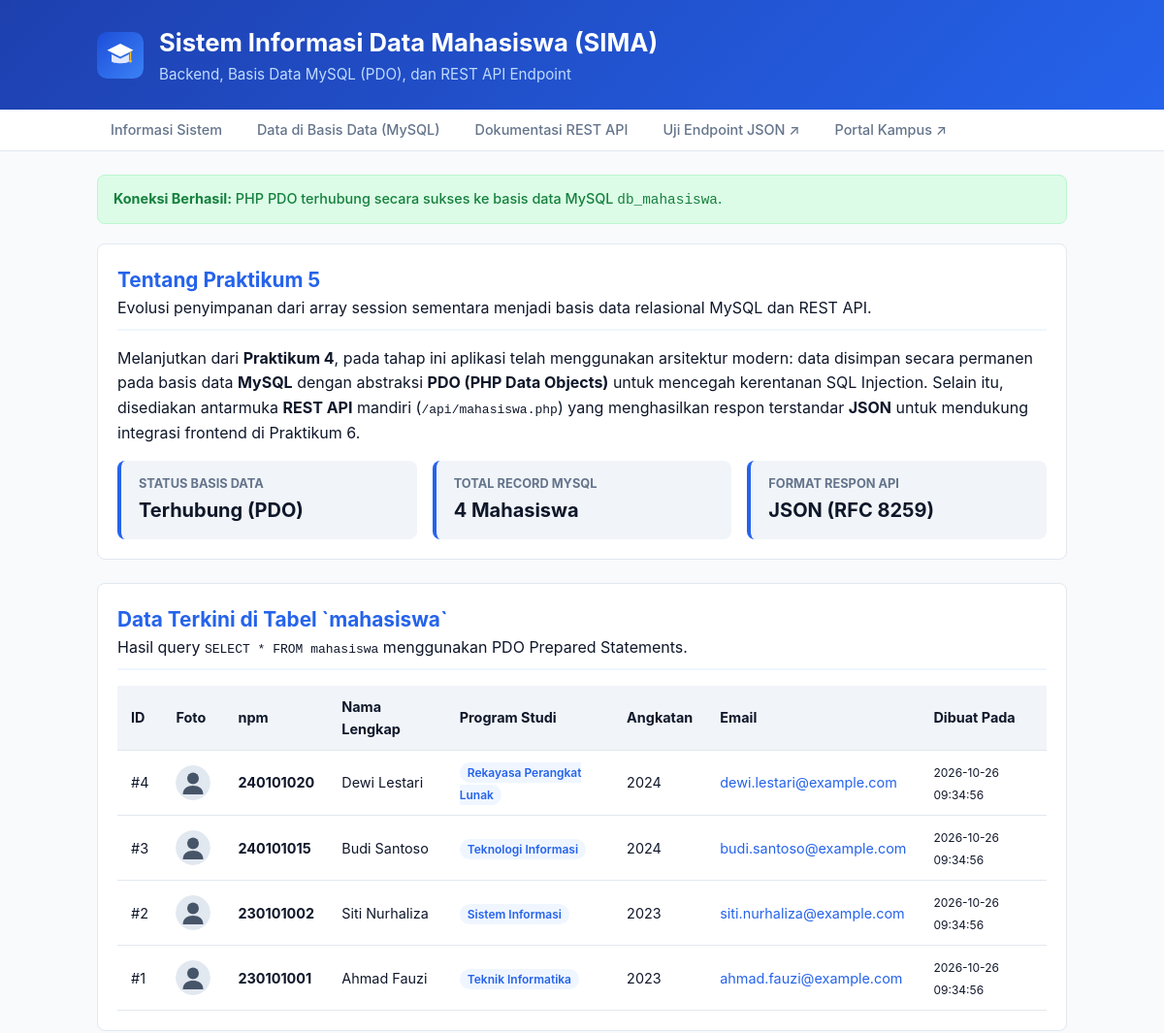
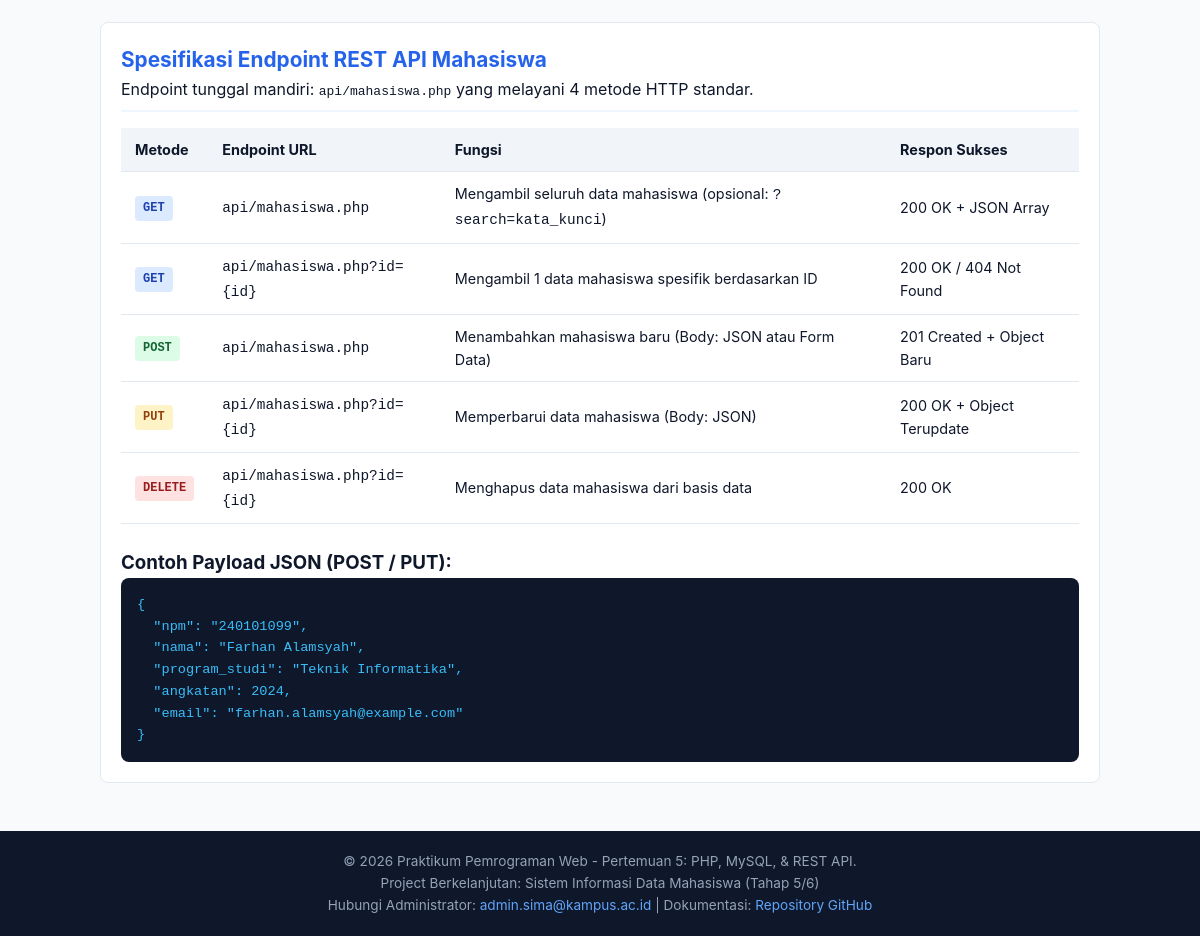
The page / on the database its author committed (2 pictures, top to bottom).
### tables this page shows
CREATE TABLE IF NOT EXISTS mahasiswa (
    id INT AUTO_INCREMENT PRIMARY KEY,
    npm VARCHAR(20) NOT NULL UNIQUE,
    nama VARCHAR(100) NOT NULL,
    program_studi VARCHAR(100) NOT NULL,
    angkatan INT NOT NULL,
    email VARCHAR(100) NOT NULL,
    created_at TIMESTAMP DEFAULT CURRENT_TIMESTAMP,
    updated_at TIMESTAMP DEFAULT CURRENT_TIMESTAMP ON UPDATE CURRENT_TIMESTAMP
);

### index.php (the view, shortened to what this page needs)
<?php
$dbConnected = false;
$errorMessage = '';
$daftar_mahasiswa = [];
try {
    $db = new Database();
    $pdo = $db->getConnection();
    $dbConnected = true;
    $stmt = $pdo->query('SELECT id, npm, nama, program_studi, angkatan, email, created_at FROM mahasiswa ORDER BY id DESC');
    $daftar_mahasiswa = $stmt->fetchAll();
} catch (Exception $e) {
    $errorMessage = $e->getMessage();
}
?>
<!DOCTYPE html>
<html lang="id">
<head>
    <link rel="stylesheet" href="style.css">
</head>
<body>
    <header class="site-header">
        <div class="container header-brand">
            <a href="index.php" class="brand-logo" title="Beranda SIMA">
                <img src="img/logo-sima.svg" alt="Logo Resmi SIMA Kampus" width="48" height="48">
            </a>
            <div>
                <h1>Sistem Informasi Data Mahasiswa (SIMA)</h1>
                <p>Backend, Basis Data MySQL (PDO), dan REST API Endpoint</p>
            </div>
        </div>
    </header>
    <nav class="site-nav">
        <div class="container">
            <ul>
                <li><a href="#informasi">Informasi Sistem</a></li>
                <li><a href="#database-view">Data di Basis Data (MySQL)</a></li>
                <li><a href="#rest-api-doc">Dokumentasi REST API</a></li>
                <li><a href="api/mahasiswa.php" target="_blank" rel="noopener noreferrer">Uji Endpoint JSON &nearr;</a></li>
                <li><a href="https://kampus.ac.id" target="_blank" rel="noopener noreferrer">Portal Kampus &UpperRightArrow;</a></li>
            </ul>
        </div>
    </nav>
    <main>
        <div class="container">
            <?php if (!$dbConnected): ?>
                <div class="alert-box alert-warning">
                    <strong>Peringatan Koneksi Basis Data:</strong> <?= htmlspecialchars($errorMessage) ?><br>
                    <small>Pastikan layanan MySQL (seperti XAMPP / Laragon / MySQL Service) telah aktif dan skrip <code>database.sql</code> telah dieksekusi.</small>
                </div>
            <?php else: ?>
                <div class="alert-box alert-success">
                    <strong>Koneksi Berhasil:</strong> PHP PDO terhubung secara sukses ke basis data MySQL <code>db_mahasiswa</code>.
                </div>
            <?php endif; ?>
            <section id="informasi" class="content-section">
                <div class="section-header">
                    <h2>Tentang Praktikum 5</h2>
                    <p>Evolusi penyimpanan dari array session sementara menjadi basis data relasional MySQL dan REST API.</p>
                </div>
                <p>
                    Melanjutkan dari <strong>Praktikum 4</strong>, pada tahap ini aplikasi telah menggunakan
                    arsitektur modern: data disimpan secara permanen pada basis data <strong>MySQL</strong> dengan
                    abstraksi <strong>PDO (PHP Data Objects)</strong> untuk mencegah kerentanan SQL Injection.
                    Selain itu, disediakan antarmuka <strong>REST API</strong> mandiri (<code>/api/mahasiswa.php</code>)
                    yang menghasilkan respon terstandar <strong>JSON</strong> untuk mendukung integrasi frontend di Praktikum 6.
                </p>
                <div class="info-grid">
                    <article class="info-card">
                        <h3>Status Basis Data</h3>
                        <p class="counter-highlight"><?= $dbConnected ? 'Terhubung (PDO)' : 'Offline' ?></p>
                    </article>
                    <article class="info-card">
                        <h3>Total Record MySQL</h3>
                        <p><?= count($daftar_mahasiswa) ?> Mahasiswa</p>
                    </article>
                    <article class="info-card">
                        <h3>Format Respon API</h3>
                        <p>JSON (RFC 8259)</p>
                    </article>
                </div>
            </section>
            <section id="database-view" class="content-section">
                <div class="section-header">
                    <h2>Data Terkini di Tabel `mahasiswa`</h2>
                    <p>Hasil query <code>SELECT * FROM mahasiswa</code> menggunakan PDO Prepared Statements.</p>
                </div>
                <div class="table-responsive">
                    <table class="data-table">
                        <thead>
                            <tr>
                                <th>ID</th>
                                <th>Foto</th>
                                <th>npm</th>
                                <th>Nama Lengkap</th>
                                <th>Program Studi</th>
                                <th>Angkatan</th>
                                <th>Email</th>
                                <th>Dibuat Pada</th>
                            </tr>
                        </thead>
                        <tbody>
                            <?php if (empty($daftar_mahasiswa)): ?>
                                <tr>
                                    <td colspan="8" style="text-align: center; padding: 24px; color: var(--text-muted);">
                                        Belum ada data pada tabel <code>mahasiswa</code>.
                                    </td>
                                </tr>
                            <?php else: ?>
                                <?php foreach ($daftar_mahasiswa as $mhs): ?>
                                    <tr>
                                        <td>#<?= htmlspecialchars($mhs['id']) ?></td>
                                        <td>
                                            <img src="img/avatar-default.svg" alt="Foto <?= htmlspecialchars($mhs['nama']) ?>" class="avatar-img" width="36" height="36">
                                        </td>
                                        <td><strong><?= htmlspecialchars($mhs['npm']) ?></strong></td>
                                        <td><?= htmlspecialchars($mhs['nama']) ?></td>
                                        <td><span class="badge"><?= htmlspecialchars($mhs['program_studi']) ?></span></td>
                                        <td><?= htmlspecialchars($mhs['angkatan']) ?></td>
                                        <td><a href="mailto:<?= htmlspecialchars($mhs['email']) ?>" class="link-email"><?= htmlspecialchars($mhs['email']) ?></a></td>
                                        <td><small><?= htmlspecialchars($mhs['created_at']) ?></small></td>
                                    </tr>
                                <?php endforeach; ?>
                            <?php endif; ?>
                        </tbody>
                    </table>
                </div>
            </section>
            <section id="rest-api-doc" class="content-section">
                <div class="section-header">
                    <h2>Spesifikasi Endpoint REST API Mahasiswa</h2>
                    <p>Endpoint tunggal mandiri: <code>api/mahasiswa.php</code> yang melayani 4 metode HTTP standar.</p>
                </div>
                <div class="table-responsive">
                    <table class="data-table">
                        <thead>
                            <tr>
                                <th>Metode</th>
                                <th>Endpoint URL</th>
                                <th>Fungsi</th>
                                <th>Respon Sukses</th>
                            </tr>
                        </thead>
                        <tbody>
                            <tr>
                                <td><span class="method-badge method-get">GET</span></td>
                                <td><code>api/mahasiswa.php</code></td>
                                <td>Mengambil seluruh data mahasiswa (opsional: <code>?search=kata_kunci</code>)</td>
                                <td>200 OK + JSON Array</td>
                            </tr>
                            <tr>
                                <td><span class="method-badge method-get">GET</span></td>
                                <td><code>api/mahasiswa.php?id={id}</code></td>
                                <td>Mengambil 1 data mahasiswa spesifik berdasarkan ID</td>
                                <td>200 OK / 404 Not Found</td>
                            </tr>
                            <tr>
                                <td><span class="method-badge method-post">POST</span></td>
                                <td><code>api/mahasiswa.php</code></td>
                                <td>Menambahkan mahasiswa baru (Body: JSON atau Form Data)</td>
                                <td>201 Created + Object Baru</td>
                            </tr>
                            <tr>
                                <td><span class="method-badge method-put">PUT</span></td>
                                <td><code>api/mahasiswa.php?id={id}</code></td>
                                <td>Memperbarui data mahasiswa (Body: JSON)</td>
                                <td>200 OK + Object Terupdate</td>
                            </tr>
                            <tr>
                                <td><span class="method-badge method-delete">DELETE</span></td>
                                <td><code>api/mahasiswa.php?id={id}</code></td>
                                <td>Menghapus data mahasiswa dari basis data</td>
                                <td>200 OK</td>
                            </tr>
                        </tbody>
                    </table>
                </div>
                <div style="margin-top: 24px;">
                    <h3>Contoh Payload JSON (POST / PUT):</h3>
                    <pre class="code-block">{
  "npm": "240101099",
  "nama": "Farhan Alamsyah",
  "program_studi": "Teknik Informatika",
  "angkatan": 2024,
  "email": "farhan.alamsyah@example.com"
}</pre>
                </div>
            </section>
        </div>
    </main>
    <footer class="site-footer">
        <div class="container">
            <p>&copy; <?= date('Y') ?> Praktikum Pemrograman Web - Pertemuan 5: PHP, MySQL, & REST API.</p>
            <p>Project Berkelanjutan: Sistem Informasi Data Mahasiswa (Tahap 5/6)</p>
            <p>
                Hubungi Administrator: <a href="mailto:admin.sima@kampus.ac.id">admin.sima@kampus.ac.id</a> |
                Dokumentasi: <a href="https://github.com" target="_blank" rel="noopener noreferrer">Repository GitHub</a>
            </p>
        </div>
    </footer>
</body>
</html>

### style.css (style rules this page uses)
:root { --primary: #2563eb; --primary-dark: #1d4ed8; --primary-light: #eff6ff; --text-main: #0f172a; --text-muted: #64748b; --bg-body: #f8fafc; --bg-white: #ffffff; --border: #e2e8f0; --radius: 8px; }
*, *::before, *::after { box-sizing: border-box; margin: 0; padding: 0; }
body { font-family: -apple-system, BlinkMacSystemFont, "Segoe UI", Roboto, sans-serif; color: var(--text-main); background-color: var(--bg-body); line-height: 1.6; }
.container { width: 90%; max-width: 1000px; margin: 0 auto; }
.site-header { background: linear-gradient(135deg, #1e40af, #2563eb); color: #ffffff; padding: 24px 0; }
.header-brand { display: flex; align-items: center; gap: 16px; }
.brand-logo img { display: block; border-radius: var(--radius); }
.site-header h1 { font-size: 1.6rem; }
.site-header p { color: #bfdbfe; font-size: 0.95rem; }
.site-nav { background-color: var(--bg-white); border-bottom: 1px solid var(--border); position: sticky; top: 0; z-index: 100; }
.site-nav ul { list-style: none; display: flex; flex-wrap: wrap; gap: 8px; padding: 8px 0; }
.site-nav a { text-decoration: none; color: var(--text-muted); font-weight: 500; font-size: 0.9rem; padding: 6px 14px; border-radius: var(--radius); transition: 0.2s; }
main { padding: 24px 0; }
.content-section { background: var(--bg-white); border: 1px solid var(--border); border-radius: var(--radius); padding: 20px; margin-bottom: 24px; }
.section-header { margin-bottom: 16px; padding-bottom: 8px; border-bottom: 2px solid var(--primary-light); }
.section-header h2 { font-size: 1.3rem; color: var(--primary); }
.info-grid { display: flex; gap: 16px; margin-top: 16px; }
.info-card { flex: 1; background: #f1f5f9; border-left: 4px solid var(--primary); padding: 14px 18px; border-radius: var(--radius); }
.info-card h3 { font-size: 0.8rem; color: var(--text-muted); text-transform: uppercase; }
.info-card p { font-size: 1.25rem; font-weight: 700; }
.alert-box { padding: 12px 16px; border-radius: var(--radius); margin-bottom: 20px; font-size: 0.9rem; font-weight: 500; }
.alert-success { background: #dcfce7; color: #15803d; border: 1px solid #bbf7d0; }
.table-responsive { overflow-x: auto; margin-top: 12px; }
.data-table { width: 100%; border-collapse: collapse; font-size: 0.9rem; }
.data-table th, .data-table td { padding: 10px 14px; border-bottom: 1px solid var(--border); text-align: left; vertical-align: middle; }
.data-table thead { background-color: #f1f5f9; }
.avatar-img { width: 36px; height: 36px; border-radius: 50%; object-fit: cover; display: block; }
.badge { background-color: var(--primary-light); color: var(--primary); padding: 3px 8px; border-radius: 12px; font-size: 0.75rem; font-weight: 600; }
.link-email { color: var(--primary); text-decoration: none; }
.method-badge { display: inline-block; padding: 3px 8px; font-size: 0.75rem; font-weight: 700; border-radius: 4px; font-family: ui-monospace, SFMono-Regular, monospace; }
.method-get { background-color: #dbeafe; color: #1e40af; }
.method-post { background-color: #dcfce7; color: #166534; }
.method-put { background-color: #fef3c7; color: #92400e; }
.method-delete { background-color: #fee2e2; color: #991b1b; }
.code-block { background: #0f172a; color: #38bdf8; padding: 16px; border-radius: var(--radius); overflow-x: auto; font-family: ui-monospace, SFMono-Regular, monospace; font-size: 0.85rem; }
.site-footer { background-color: #0f172a; color: #94a3b8; text-align: center; padding: 20px 0; font-size: 0.85rem; margin-top: auto; }
.site-footer a { color: #60a5fa; text-decoration: none; }

### rows shown on the page
mahasiswa: id "4", npm "240101020", nama "Dewi Lestari", program_studi "Rekayasa Perangkat Lunak", angkatan "2024", email "dewi.lestari@example.com", created_at "2026-10-26 09:34:56"
mahasiswa: id "3", npm "240101015", nama "Budi Santoso", program_studi "Teknologi Informasi", angkatan "2024", email "budi.santoso@example.com", created_at "2026-10-26 09:34:56"
mahasiswa: id "2", npm "230101002", nama "Siti Nurhaliza", program_studi "Sistem Informasi", angkatan "2023", email "siti.nurhaliza@example.com", created_at "2026-10-26 09:34:56"
mahasiswa: id "1", npm "230101001", nama "Ahmad Fauzi", program_studi "Teknik Informatika", angkatan "2023", email "ahmad.fauzi@example.com", created_at "2026-10-26 09:34:56"

### other values the page prints
count($daftar_mahasiswa) "4"
